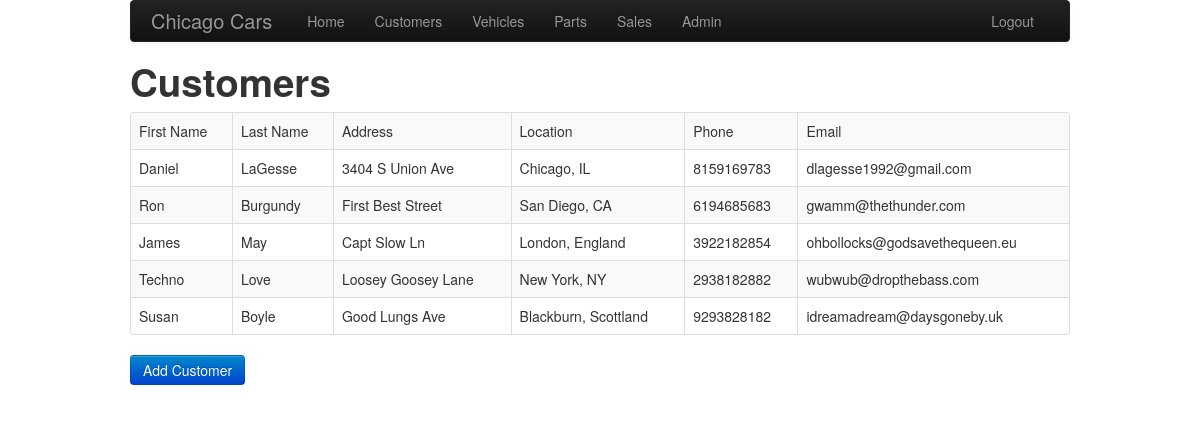
Page /customers.php (signed in) on the committed database.
### tables this page shows
CREATE TABLE IF NOT EXISTS `customers` (
  `customerid` int(11) NOT NULL AUTO_INCREMENT,
  `personid` int(11) NOT NULL,
  `contacttype` int(11) NOT NULL,
  PRIMARY KEY (`customerid`)
);

CREATE TABLE IF NOT EXISTS `people` (
  `personid` int(11) NOT NULL AUTO_INCREMENT,
  `firstname` text NOT NULL,
  `lastname` text NOT NULL,
  `email` text NOT NULL,
  `address` text NOT NULL,
  `cityid` int(11) NOT NULL,
  `phone` bigint(11) NOT NULL,
  PRIMARY KEY (`personid`)
);

CREATE TABLE IF NOT EXISTS `cities` (
  `cityid` int(11) NOT NULL AUTO_INCREMENT,
  `city` text NOT NULL,
  `state` text NOT NULL,
  PRIMARY KEY (`cityid`)
);

### customers.php (the view, shortened to what this page needs)
<?php
include('util.php');
$db = connect_db();
make_head("Customers");
?>
<html>
  <div class="container"/>
    <h1>Customers</h1>
    <table class="table table-striped table-bordered table-hover">
      <tr>
        <td>First Name</td>
        <td>Last Name</td>
        <td>Address</td>
        <td>Location</td>
        <td>Phone</td>
        <td>Email</td>
      </tr>
<?php
$res = $db->query("SELECT * FROM customers c, people p, cities ci WHERE p.personid=c.personid AND p.cityid=ci.cityid");
while ($r = $res->fetch_assoc()) {
  echo "<tr>";
  echo "<td>" . $r["firstname"] . "</td>";
  echo "<td>" . $r["lastname"] . "</td>";
  echo "<td>" . $r["address"] . "</td>";
  echo "<td>" . $r["city"] . ", " . $r['state'] . "</td>";
  echo "<td>" . $r["phone"] . "</td>";
  echo "<td>" . $r["email"] . "</td>";
  echo "</tr>\n";
  }
  ?>
    </table>
    <form action=addCustomer.php>
      <input type="submit" value="Add Customer" class="btn btn-primary">
    </form>
</html>

### util.php (shortened to what this page needs)
<?php
function make_head($title) {
?>
<!DOCTYPE html>
<html>
  <head>
    <link href="bootstrap/css/bootstrap.min.css" rel="stylesheet" media="screen" />
  </head>
<?php
}
?>

### rows in the picture
customers: personid.firstname "Daniel", personid.lastname "LaGesse", personid.address "3404 S Union Ave", cities.city "Chicago", cities.state "IL", personid.phone "8159169783", personid.email "dlagesse1992@gmail.com"
customers: personid.firstname "Ron", personid.lastname "Burgundy", personid.address "First Best Street", cities.city "San Diego", cities.state "CA", personid.phone "6194685683", personid.email "gwamm@thethunder.com"
customers: personid.firstname "James", personid.lastname "May", personid.address "Capt Slow Ln", cities.city "London", cities.state "England", personid.phone "3922182854", personid.email "ohbollocks@godsavethequeen.eu"
customers: personid.firstname "Techno", personid.lastname "Love", personid.address "Loosey Goosey Lane", cities.city "New York", cities.state "NY", personid.phone "2938182882", personid.email "wubwub@dropthebass.com"
customers: personid.firstname "Susan", personid.lastname "Boyle", personid.address "Good Lungs Ave", cities.city "Blackburn", cities.state "Scottland", personid.phone "9293828182", personid.email "idreamadream@daysgoneby.uk"
